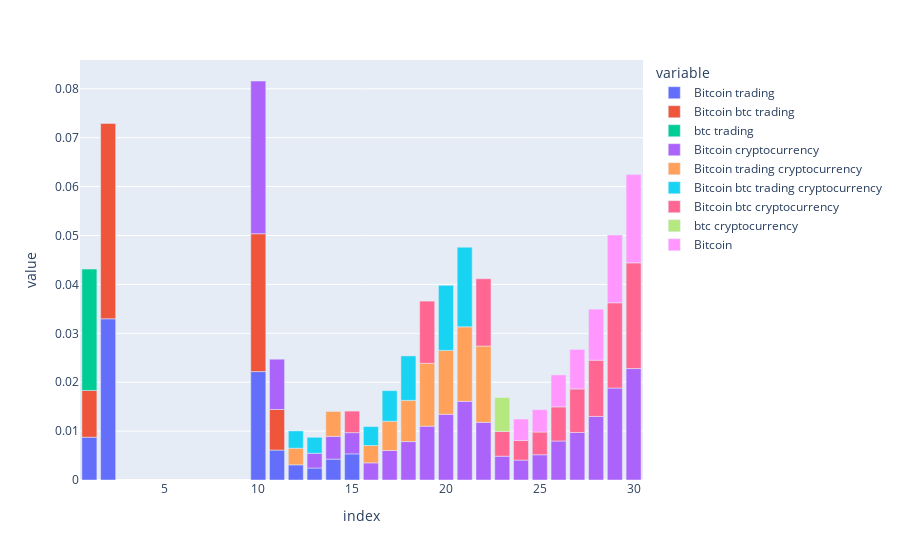

This figure's notebook cell:
### Code cell
#Merge all results in one dataframe
res = pd.concat([res_1_12, res_13_30], axis = 1)

print(f"Number of indexes with higher granger causal effect over all lags : {len(res)}")

fig = px.bar(res.transpose())
fig.show()

### Figure 1 — Plotly figure (JSON) as saved in the notebook; plotly's stock layout.template omitted (floating-point values rounded to 4 significant figures)
{"data": [{"alignmentgroup": "True", "hovertemplate": "variable=Bitcoin trading<br>index=%{x}<br>value=%{y}<extra></extra>", "legendgroup": "Bitcoin trading", "marker": {"color": "#636efa", "pattern": {"shape": ""}}, "name": "Bitcoin trading", "offsetgroup": "Bitcoin trading", "orientation": "v", "showlegend": true, "textposition": "auto", "type": "bar", "x": [1, 2, 10, 11, 12, 13, 14, 15, 16, 17, 18, 19, 20, 21, 22, 23, 24, 25, 26, 27, 28, 29, 30], "xaxis": "x", "y": [0.008753, 0.03297, 0.02217, 0.006124, 0.003102, 0.00245, 0.004272, 0.005338, null, null, null, null, null, null, null, null, null, null, null, null, null, null, null], "yaxis": "y"}, {"alignmentgroup": "True", "hovertemplate": "variable=Bitcoin btc trading<br>index=%{x}<br>value=%{y}<extra></extra>", "legendgroup": "Bitcoin btc trading", "marker": {"color": "#EF553B", "pattern": {"shape": ""}}, "name": "Bitcoin btc trading", "offsetgroup": "Bitcoin btc trading", "orientation": "v", "showlegend": true, "textposition": "auto", "type": "bar", "x": [1, 2, 10, 11, 12, 13, 14, 15, 16, 17, 18, 19, 20, 21, 22, 23, 24, 25, 26, 27, 28, 29, 30], "xaxis": "x", "y": [0.00957, 0.03995, 0.02819, 0.008301, null, null, null, null, null, null, null, null, null, null, null, null, null, null, null, null, null, null, null], "yaxis": "y"}, {"alignmentgroup": "True", "hovertemplate": "variable=btc trading<br>index=%{x}<br>value=%{y}<extra></extra>", "legendgroup": "btc trading", "marker": {"color": "#00cc96", "pattern": {"shape": ""}}, "name": "btc trading", "offsetgroup": "btc trading", "orientation": "v", "showlegend": true, "textposition": "auto", "type": "bar", "x": [1, 2, 10, 11, 12, 13, 14, 15, 16, 17, 18, 19, 20, 21, 22, 23, 24, 25, 26, 27, 28, 29, 30], "xaxis": "x", "y": [0.02481, null, null, null, null, null, null, null, null, null, null, null, null, null, null, null, null, null, null, null, null, null, null], "yaxis": "y"}, {"alignmentgroup": "True", "hovertemplate": "variable=Bitcoin cryptocurrency<br>index=%{x}<br>value=%{y}<extra></extra>", "legendgroup": "Bitcoin cryptocurrency", "marker": {"color": "#ab63fa", "pattern": {"shape": ""}}, "name": "Bitcoin cryptocurrency", "offsetgroup": "Bitcoin cryptocurrency", "orientation": "v", "showlegend": true, "textposition": "auto", "type": "bar", "x": [1, 2, 10, 11, 12, 13, 14, 15, 16, 17, 18, 19, 20, 21, 22, 23, 24, 25, 26, 27, 28, 29, 30], "xaxis": "x", "y": [null, null, 0.03123, 0.01028, null, 0.003013, 0.004664, 0.004343, 0.003498, 0.006032, 0.007858, 0.01101, 0.01344, 0.01608, 0.0118, 0.004867, 0.004072, 0.005161, 0.007978, 0.009717, 0.013, 0.01881, 0.02279], "yaxis": "y"}, {"alignmentgroup": "True", "hovertemplate": "variable=Bitcoin trading cryptocurrency<br>index=%{x}<br>value=%{y}<extra></extra>", "legendgroup": "Bitcoin trading cryptocurrency", "marker": {"color": "#FFA15A", "pattern": {"shape": ""}}, "name": "Bitcoin trading cryptocurrency", "offsetgroup": "Bitcoin trading cryptocurrency", "orientation": "v", "showlegend": true, "textposition": "auto", "type": "bar", "x": [1, 2, 10, 11, 12, 13, 14, 15, 16, 17, 18, 19, 20, 21, 22, 23, 24, 25, 26, 27, 28, 29, 30], "xaxis": "x", "y": [null, null, null, null, 0.003402, null, 0.005079, null, 0.00355, 0.005986, 0.00843, 0.01286, 0.01307, 0.01523, 0.0156, null, null, null, null, null, null, null, null], "yaxis": "y"}, {"alignmentgroup": "True", "hovertemplate": "variable=Bitcoin btc trading cryptocurrency<br>index=%{x}<br>value=%{y}<extra></extra>", "legendgroup": "Bitcoin btc trading cryptocurrency", "marker": {"color": "#19d3f3", "pattern": {"shape": ""}}, "name": "Bitcoin btc trading cryptocurrency", "offsetgroup": "Bitcoin btc trading cryptocurrency", "orientation": "v", "showlegend": true, "textposition": "auto", "type": "bar", "x": [1, 2, 10, 11, 12, 13, 14, 15, 16, 17, 18, 19, 20, 21, 22, 23, 24, 25, 26, 27, 28, 29, 30], "xaxis": "x", "y": [null, null, null, null, 0.003538, 0.003268, null, null, 0.003873, 0.006259, 0.00909, null, 0.0133, 0.01629, null, null, null, null, null, null, null, null, null], "yaxis": "y"}, {"alignmentgroup": "True", "hovertemplate": "variable=Bitcoin btc cryptocurrency<br>index=%{x}<br>value=%{y}<extra></extra>", "legendgroup": "Bitcoin btc cryptocurrency", "marker": {"color": "#FF6692", "pattern": {"shape": ""}}, "name": "Bitcoin btc cryptocurrency", "offsetgroup": "Bitcoin btc cryptocurrency", "orientation": "v", "showlegend": true, "textposition": "auto", "type": "bar", "x": [1, 2, 10, 11, 12, 13, 14, 15, 16, 17, 18, 19, 20, 21, 22, 23, 24, 25, 26, 27, 28, 29, 30], "xaxis": "x", "y": [null, null, null, null, null, null, null, 0.004408, null, null, null, 0.01271, null, null, 0.01375, 0.005063, 0.004011, 0.00465, 0.00698, 0.008907, 0.01149, 0.01744, 0.02162], "yaxis": "y"}, {"alignmentgroup": "True", "hovertemplate": "variable=btc cryptocurrency<br>index=%{x}<br>value=%{y}<extra></extra>", "legendgroup": "btc cryptocurrency", "marker": {"color": "#B6E880", "pattern": {"shape": ""}}, "name": "btc cryptocurrency", "offsetgroup": "btc cryptocurrency", "orientation": "v", "showlegend": true, "textposition": "auto", "type": "bar", "x": [1, 2, 10, 11, 12, 13, 14, 15, 16, 17, 18, 19, 20, 21, 22, 23, 24, 25, 26, 27, 28, 29, 30], "xaxis": "x", "y": [null, null, null, null, null, null, null, null, null, null, null, null, null, null, null, 0.006936, null, null, null, null, null, null, null], "yaxis": "y"}, {"alignmentgroup": "True", "hovertemplate": "variable=Bitcoin<br>index=%{x}<br>value=%{y}<extra></extra>", "legendgroup": "Bitcoin", "marker": {"color": "#FF97FF", "pattern": {"shape": ""}}, "name": "Bitcoin", "offsetgroup": "Bitcoin", "orientation": "v", "showlegend": true, "textposition": "auto", "type": "bar", "x": [1, 2, 10, 11, 12, 13, 14, 15, 16, 17, 18, 19, 20, 21, 22, 23, 24, 25, 26, 27, 28, 29, 30], "xaxis": "x", "y": [null, null, null, null, null, null, null, null, null, null, null, null, null, null, null, null, 0.004389, 0.004573, 0.006534, 0.008086, 0.01044, 0.01385, 0.01805], "yaxis": "y"}], "layout": {"barmode": "relative", "legend": {"title": {"text": "variable"}, "tracegroupgap": 0}, "margin": {"t": 60}, "xaxis": {"anchor": "y", "domain": [0, 1], "title": {"text": "index"}}, "yaxis": {"anchor": "x", "domain": [0, 1], "title": {"text": "value"}}}}
